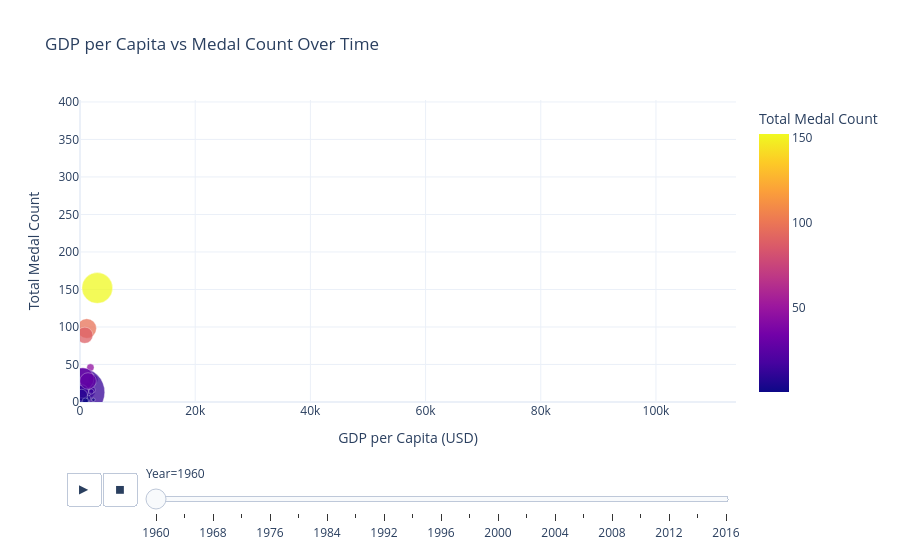

Notebook source saved alongside this figure:
### Markdown cell above
### 6.1 Medals vs GDP

### Code cell
medals_df = olympics[
    olympics["medal"].notna() &
    olympics["gdp_per_capita"].notna() &
    olympics["population"].notna()
].copy()

country_medals = (
    medals_df
    .groupby(["year", "country"], as_index=False)
    .agg(
        medal_count=("medal", "count"),
        gdp_per_capita=("gdp_per_capita", "median"),
        population=("population", "median")
    )
)

fig = px.scatter(
    country_medals,
    x="gdp_per_capita",
    y="medal_count",
    size="population",
    color="medal_count",
    animation_frame="year",
    hover_name="country",
    title="GDP per Capita vs Medal Count Over Time",
    labels={
        "gdp_per_capita": "GDP per Capita (USD)",
        "medal_count": "Total Medal Count",
        "population": "Population",
        "year": "Year"
    },
    size_max=60,
    template="plotly_white",
    color_continuous_scale="Plasma",
    range_x=[0, country_medals["gdp_per_capita"].max() * 1.05],
    range_y=[0, country_medals["medal_count"].max() * 1.1]
)

fig.update_traces(marker=dict(line=dict(width=0.4, color="white"), opacity=0.75))
fig.show()

### Figure 1 — Plotly figure (JSON) as saved in the notebook; plotly's stock layout.template omitted (floating-point values rounded to 4 significant figures)
{"data": [{"hovertemplate": "<b>%{hovertext}</b><br><br>Year=1960<br>GDP per Capita (USD)=%{x}<br>Total Medal Count=%{marker.color}<br>Population=%{marker.size}<extra></extra>", "hovertext": ["Argentina", "Australia", "Austria", "Belgium", "Brazil", "Canada", "Denmark", "Ethiopia", "Finland", "France", "Germany", "Ghana", "Greece", "India", "Iran", "Iraq", "Italy", "Japan", "Mexico", "Morocco", "Netherlands", "New Zealand", "Norway", "Pakistan", "Portugal", "South Africa", "Spain", "Sweden", "Switzerland", "Syria", "Trinidad", "Turkey", "UK", "USA", "Venezuela"], "legendgroup": "", "marker": {"color": [4, 46, 9, 4, 13, 30, 23, 1, 19, 15, 98, 1, 3, 13, 4, 1, 89, 31, 1, 1, 5, 3, 11, 14, 2, 3, 14, 16, 14, 2, 5, 9, 28, 152, 1], "coloraxis": "coloraxis", "line": {"color": "white", "width": 0.4}, "opacity": 0.75, "size": [20480000.0, 10280000.0, 7048000.0, 9153000.0, 72180000.0, 17910000.0, 4580000.0, 22150000.0, 4430000.0, 46620000.0, 72810000.0, 6635000.0, 8332000.0, 450500000.0, 21910000.0, 7290000.0, 50200000.0, 93220000.0, 37770000.0, 12330000.0, 11490000.0, 2372000.0, 3581000.0, 44990000.0, 8858000.0, 17100000.0, 30460000.0, 7485000.0, 5328000.0, 4574000.0, 848000.0, 27470000.0, 52400000.0, 180700000.0, 8142000.0], "sizemode": "area", "sizeref": 383000.0, "symbol": "circle"}, "mode": "markers", "name": "", "orientation": "v", "showlegend": false, "type": "scatter", "x": [778.3, 1813.0, 939.9, 1290.0, 235.3, 2265.0, 1389.0, 75.34, 1192.0, 1307.0, 1162.0, 174.9, 513.1, 84.93, 195.6, 218.9, 836.9, 508.7, 355.1, 174.8, 1156.0, 2334.0, 1451.0, 82.02, 377.0, 532.1, 408.0, 2128.0, 1954.0, 183.5, 634.0, 267.1, 1398.0, 3000.0, 939.2], "xaxis": "x", "y": [4, 46, 9, 4, 13, 30, 23, 1, 19, 15, 98, 1, 3, 13, 4, 1, 89, 31, 1, 1, 5, 3, 11, 14, 2, 3, 14, 16, 14, 2, 5, 9, 28, 152, 1], "yaxis": "y"}], "layout": {"coloraxis": {"colorbar": {"title": {"text": "Total Medal Count"}}, "colorscale": [[0, "#0d0887"], [0.1111, "#46039f"], [0.2222, "#7201a8"], [0.3333, "#9c179e"], [0.4444, "#bd3786"], [0.5556, "#d8576b"], [0.6667, "#ed7953"], [0.7778, "#fb9f3a"], [0.8889, "#fdca26"], [1, "#f0f921"]]}, "legend": {"itemsizing": "constant", "tracegroupgap": 0}, "sliders": [{"active": 0, "currentvalue": {"prefix": "Year="}, "len": 0.9, "pad": {"b": 10, "t": 60}, "steps": [{"args": [["1960"], {"frame": {"duration": 0, "redraw": false}, "fromcurrent": true, "mode": "immediate", "transition": {"duration": 0, "easing": "linear"}}], "label": "1960", "method": "animate"}, {"args": [["1964"], {"frame": {"duration": 0, "redraw": false}, "fromcurrent": true, "mode": "immediate", "transition": {"duration": 0, "easing": "linear"}}], "label": "1964", "method": "animate"}, {"args": [["1968"], {"frame": {"duration": 0, "redraw": false}, "fromcurrent": true, "mode": "immediate", "transition": {"duration": 0, "easing": "linear"}}], "label": "1968", "method": "animate"}, {"args": [["1972"], {"frame": {"duration": 0, "redraw": false}, "fromcurrent": true, "mode": "immediate", "transition": {"duration": 0, "easing": "linear"}}], "label": "1972", "method": "animate"}, {"args": [["1976"], {"frame": {"duration": 0, "redraw": false}, "fromcurrent": true, "mode": "immediate", "transition": {"duration": 0, "easing": "linear"}}], "label": "1976", "method": "animate"}, {"args": [["1980"], {"frame": {"duration": 0, "redraw": false}, "fromcurrent": true, "mode": "immediate", "transition": {"duration": 0, "easing": "linear"}}], "label": "1980", "method": "animate"}, {"args": [["1984"], {"frame": {"duration": 0, "redraw": false}, "fromcurrent": true, "mode": "immediate", "transition": {"duration": 0, "easing": "linear"}}], "label": "1984", "method": "animate"}, {"args": [["1988"], {"frame": {"duration": 0, "redraw": false}, "fromcurrent": true, "mode": "immediate", "transition": {"duration": 0, "easing": "linear"}}], "label": "1988", "method": "animate"}, {"args": [["1992"], {"frame": {"duration": 0, "redraw": false}, "fromcurrent": true, "mode": "immediate", "transition": {"duration": 0, "easing": "linear"}}], "label": "1992", "method": "animate"}, {"args": [["1994"], {"frame": {"duration": 0, "redraw": false}, "fromcurrent": true, "mode": "immediate", "transition": {"duration": 0, "easing": "linear"}}], "label": "1994", "method": "animate"}, {"args": [["1996"], {"frame": {"duration": 0, "redraw": false}, "fromcurrent": true, "mode": "immediate", "transition": {"duration": 0, "easing": "linear"}}], "label": "1996", "method": "animate"}, {"args": [["1998"], {"frame": {"duration": 0, "redraw": false}, "fromcurrent": true, "mode": "immediate", "transition": {"duration": 0, "easing": "linear"}}], "label": "1998", "method": "animate"}, {"args": [["2000"], {"frame": {"duration": 0, "redraw": false}, "fromcurrent": true, "mode": "immediate", "transition": {"duration": 0, "easing": "linear"}}], "label": "2000", "method": "animate"}, {"args": [["2002"], {"frame": {"duration": 0, "redraw": false}, "fromcurrent": true, "mode": "immediate", "transition": {"duration": 0, "easing": "linear"}}], "label": "2002", "method": "animate"}, {"args": [["2004"], {"frame": {"duration": 0, "redraw": false}, "fromcurrent": true, "mode": "immediate", "transition": {"duration": 0, "easing": "linear"}}], "label": "2004", "method": "animate"}, {"args": [["2006"], {"frame": {"duration": 0, "redraw": false}, "fromcurrent": true, "mode": "immediate", "transition": {"duration": 0, "easing": "linear"}}], "label": "2006", "method": "animate"}, {"args": [["2008"], {"frame": {"duration": 0, "redraw": false}, "fromcurrent": true, "mode": "immediate", "transition": {"duration": 0, "easing": "linear"}}], "label": "2008", "method": "animate"}, {"args": [["2010"], {"frame": {"duration": 0, "redraw": false}, "fromcurrent": true, "mode": "immediate", "transition": {"duration": 0, "easing": "linear"}}], "label": "2010", "method": "animate"}, {"args": [["2012"], {"frame": {"duration": 0, "redraw": false}, "fromcurrent": true, "mode": "immediate", "transition": {"duration": 0, "easing": "linear"}}], "label": "2012", "method": "animate"}, {"args": [["2014"], {"frame": {"duration": 0, "redraw": false}, "fromcurrent": true, "mode": "immediate", "transition": {"duration": 0, "easing": "linear"}}], "label": "2014", "method": "animate"}, {"args": [["2016"], {"frame": {"duration": 0, "redraw": false}, "fromcurrent": true, "mode": "immediate", "transition": {"duration": 0, "easing": "linear"}}], "label": "2016", "method": "animate"}], "x": 0.1, "xanchor": "left", "y": 0, "yanchor": "top"}], "title": {"text": "GDP per Capita vs Medal Count Over Time"}, "updatemenus": [{"buttons": [{"args": [null, {"frame": {"duration": 500, "redraw": false}, "fromcurrent": true, "mode": "immediate", "transition": {"duration": 500, "easing": "linear"}}], "label": "&#9654;", "method": "animate"}, {"args": [[null], {"frame": {"duration": 0, "redraw": false}, "fromcurrent": true, "mode": "immediate", "transition": {"duration": 0, "easing": "linear"}}], "label": "&#9724;", "method": "animate"}], "direction": "left", "pad": {"r": 10, "t": 70}, "showactive": false, "type": "buttons", "x": 0.1, "xanchor": "right", "y": 0, "yanchor": "top"}], "xaxis": {"anchor": "y", "domain": [0, 1], "range": [0, 113900.0], "title": {"text": "GDP per Capita (USD)"}}, "yaxis": {"anchor": "x", "domain": [0, 1], "range": [0, 402.6], "title": {"text": "Total Medal Count"}}}}
